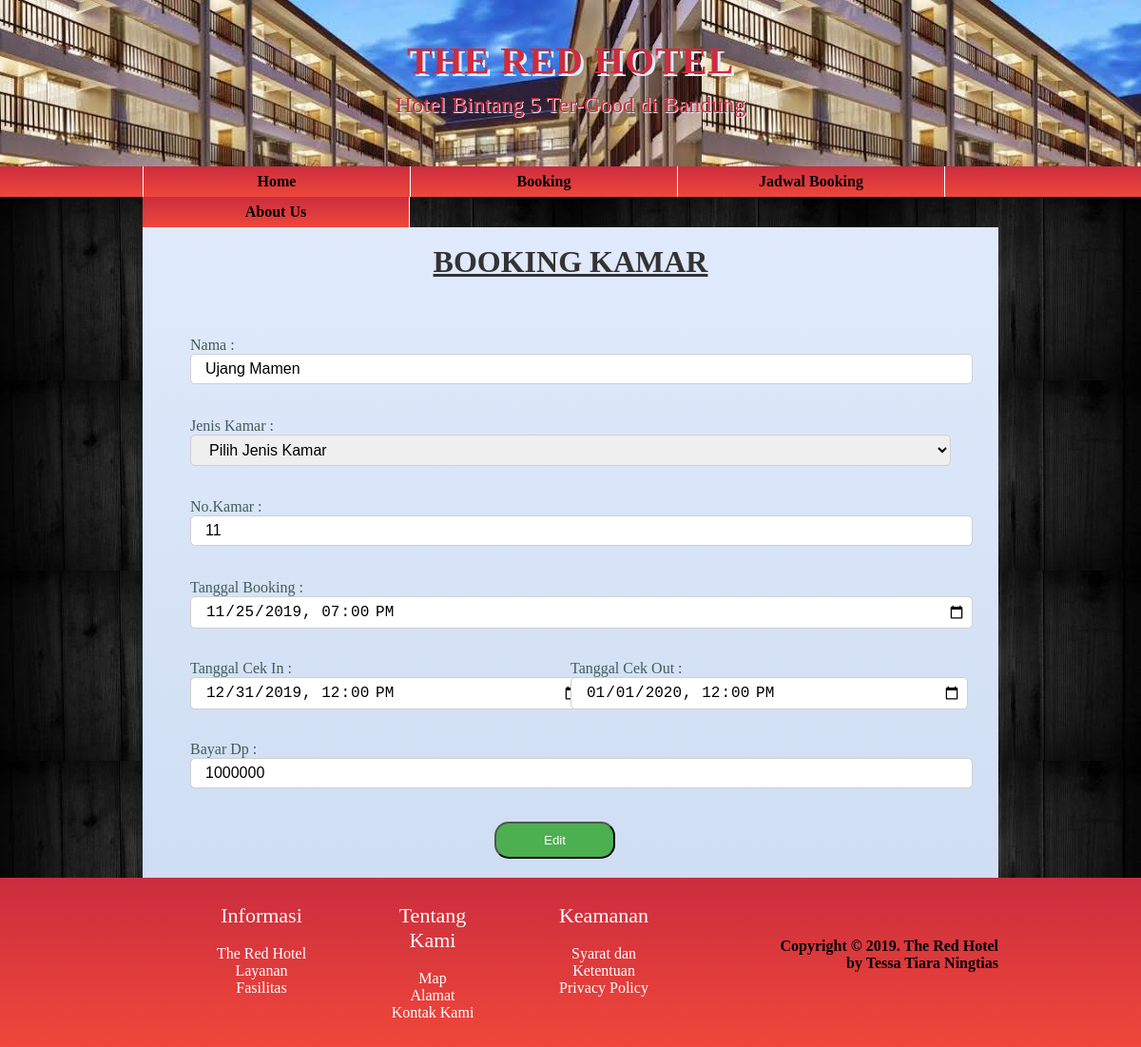
The page /17111150_TessaTiaraN_Web2/Koneksi/edit/7 on the database its author committed.
### tables this page shows
CREATE TABLE `booking` (
  `id` int(11) NOT NULL,
  `nama` varchar(50) NOT NULL,
  `jenis_kamar` varchar(30) NOT NULL,
  `no_kamar` int(5) NOT NULL,
  `tgl_booking` varchar(20) NOT NULL,
  `tgl_cekin` varchar(20) NOT NULL,
  `tgl_cekout` varchar(20) NOT NULL,
  `bayar_dp` int(20) NOT NULL
);

### 17111150_TessaTiaraN_Web2/application/controllers/Koneksi.php (called while the page is built, shortened)
<?php
class Koneksi extends CI_Controller {
	function __construct(){
		$this->load->database();
		$this->load->model("ModelKoneksi");
	}
	function edit($id){
		$where = array('id' => $id);
		$data ['title'] = "Edit Data";
		$data['booking'] = $this->ModelKoneksi->edit_data($where,'booking')->result();
		$this->load->view('header',$data);
		$this->load->view('edit',$data);
		$this->load->view('footer');
	}
}
?>

### 17111150_TessaTiaraN_Web2/index.php (called while the page is built, shortened)
<?php
require_once BASEPATH.'core/CodeIgniter.php';

### 17111150_TessaTiaraN_Web2/application/models/ModelKoneksi.php (called while the page is built, shortened)
<?php
class ModelKoneksi extends CI_model
{
	function edit_data($where,$table){
		return $this->db->get_where($table,$where);
	}
}
 ?>

### 17111150_TessaTiaraN_Web2/application/views/edit.php (the view, shortened to what this page needs)
<div class="content"><br>
	<h1 class="content-title"><u>BOOKING KAMAR</u></h1>
	<div class="container-sewa">
		<?php foreach ($booking as $tpl) { ?>
			<form class="form" action="<?php echo base_url('Koneksi/update')?>" method="post">
				<div class="wadah-input">
					<label for="nama">Nama :</label>
					<input class="inputan" type="text" name="nama" id="nama" value="<?php echo $tpl->nama ?>" placeholder="Nama Lengkap" required>
				</div>
				<div class="wadah-input">
					<label for="lapangan">Jenis Kamar :</label>
					<select class="inputan" id="jenis" name="jenis_kamar" value="<?php echo $tpl->jenis_kamar ?>"required>
						<option value="">Pilih Jenis Kamar</option>
					</select>
				</div>
				<div class="wadah-input">
					<label for="telpon">No.Kamar :</label>
					<input class="inputan" type="text" name="no_kamar" id="kamar" value="<?php echo $tpl->no_kamar ?>" placeholder="Nomor Kamar" required>
				</div>
				<div class="wadah-input">
					<label for="tanggal">Tanggal Booking :</label>
					<input class="inputan" type="datetime-local" name="tgl_booking" id="tanggal" value="<?php echo $tpl->tgl_booking ?>" required>
				</div>
				<div class="wadah-input">
					<div class="masuk">
						<label for="masuk">Tanggal Cek In :</label>
						<input class="inputan-waktu" type="datetime-local" name="tgl_cekin" id="masuk" value="<?php echo $tpl->tgl_cekin ?>" required>
					</div>
					<div class="keluar">
						<label for="keluar">Tanggal Cek Out :</label>
						<input class="inputan-waktu" type="datetime-local" name="tgl_cekout" id="keluar" value="<?php echo $tpl->tgl_cekout ?>" required>
					</div>
				</div>
				<div class="wadah-input">
					<label for="bayar">Bayar Dp :</label>
					<input class="inputan" type="text" name="bayar_dp" id="bayar" value="<?php echo $tpl->bayar_dp ?>" placeholder="Rp." required>
				</div>
				<div class="wadah-tombol">
					<input class="tombol_edit" type="submit" name="submit" value="Edit">
				</div>
			</form>
		</div>
		<?php } ?>
	</div>

### 17111150_TessaTiaraN_Web2/assets/css/style.css (style rules this page uses)
* { margin: auto; }
html, body { margin: 0; padding: 0; }
body { background-image: url('../img/black1.jpg'); }
h1, h2, h3, h4, h5, h6 { word-wrap: break-word; white-space: normal; }
.content { width: 75%; background: linear-gradient(#E0EAFC, #CFDEF3); margin: auto; overflow-y: auto; box-sizing: border-box; padding: 0 40px; }
.content-title { text-align: center; color: #333333; font-family: topia; }
.container-sewa { width: 800px; margin: auto; }
.form { margin-top: 60px; }
.wadah-input { height: 50px; width: 100%; margin-bottom: 35px; }
.masuk { height: 50px; width: 50%; margin-bottom: 35px; float: left; }
.keluar { height: 50px; width: 50%; margin-bottom: 35px; float: right; }
.wadah-input label { font-size: 16px; color: #425c5a; font-family: topia; margin-bottom: 5px; }
.inputan { border: 1px solid #cfcfcf; border-radius: 5px; padding: 6px; width: 800px; padding-left: 15px; font-size: 16px; }
.inputan-waktu { border: 1px solid #cfcfcf; border-radius: 5px; padding: 6px; width: 395px; padding-left: 15px; font-size: 16px; }
.wadah-tombol { margin-left: 40%; }
.tombol_edit { padding-right: 50px; padding-left: 50px; padding-top: 10px; padding-bottom: 10px; background-color: #4CAF50; border-radius: 15px; color: white; margin-bottom: 20px; }

### rows shown on the page
booking: nama "Ujang Mamen", no_kamar "11", tgl_booking "11/25/2019 19:00", tgl_cekin "12/31/2019 12:00", tgl_cekout "01/01/2020 12:00", bayar_dp "1000000"
